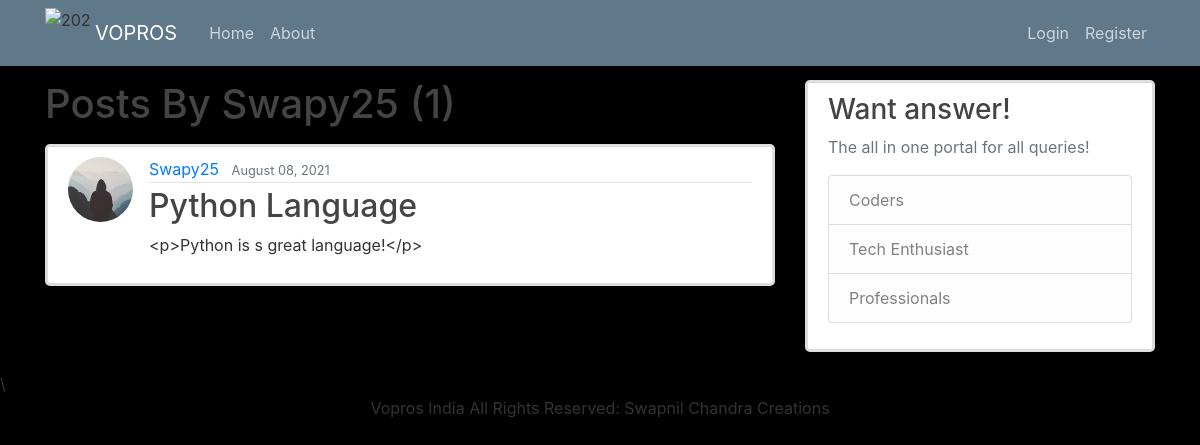
Page /user/Swapy25/ on the committed database.
### blog/models.py (models this page shows, shortened)
class Post(models.Model):
    author = models.ForeignKey(
        settings.AUTH_USER_MODEL, on_delete=models.CASCADE)
    title = models.CharField(max_length=100)
    content = models.TextField()
    liked = models.ManyToManyField(
        settings.AUTH_USER_MODEL, blank=True, related_name='liked')
    date_posted = models.DateTimeField(default=timezone.now)
    objects = PostManager()
    class Meta:
        ordering = ('-date_posted', )

### users/models.py (models this page shows, shortened)
class Profile(models.Model):
    user = models.OneToOneField(User, on_delete=models.CASCADE)
    image = models.ImageField(default='default.jpg', upload_to='profile_pics')

### blog/views.py (the view)
# urls.py: path('user/<str:username>/', UserPostListView.as_view(), name='user_posts'),
class UserPostListView(ListView):
    model = Post
    template_name = 'blog/user_posts.html'
    context_object_name = 'posts'
    paginate_by = 5
    def get_queryset(self):
        user = get_object_or_404(User, username=self.kwargs.get('username'))
        return Post.objects.filter(author=user).order_by('-date_posted')

### blog/templates/blog/user_posts.html (shortened to what this page needs)
{% extends "blog/base.html" %}
{% block content %}
    <h1 class="mb-3">Posts By {{view.kwargs.username}} ({{ page_obj.paginator.count }})</h1>
    {% for post in posts %}
        <article class="media content-section">
          <img class="rounded-circle article-img" src="{{ post.author.profile.image.url }}">
          <div class="media-body">
            <div class="article-metadata">
              <a class="mr-2" href="{% url 'user_posts' post.author.username %}">{{ post.author }}</a>
              <small class="text-muted">{{ post.date_posted|date:"F d, Y" }}</small>
            </div>
          <h2><a class="article-title" href="{% url 'post_detail' post.pk %}">{{ post.title }}</a></h2>
            <p class="article-content">{{ post.content }}</p>
          </div>
        </article>
    {% endfor %}
{% endblock content %}

### web/static/css/main.css (style rules this page uses)
body { background: #000000; color: #333333; margin-top: 5rem; }
h1, h2, h3, h4, h5, h6 { color: #444444; }
.content-section { background: #ffffff; padding: 10px 20px; border: 3px solid #dddddd; border-radius: 5px; margin-bottom: 20px; }
.article-title { color: #444444; }
.article-content { white-space: pre-line; }
.article-img { height: 65px; width: 65px; margin-right: 16px; }
.article-metadata { padding-bottom: 1px; margin-bottom: 4px; border-bottom: 1px solid #e3e3e3 }

### rows in the picture
Post: author.profile.image (placeholder picture), author "Swapy25", date_posted "August 08, 2021", title "Python Language", content "<p>Python is s great language!</p>"

### other values in the picture
{{ view.kwargs.username }} "Swapy25"
{{ page_obj.paginator.count }} "1"
